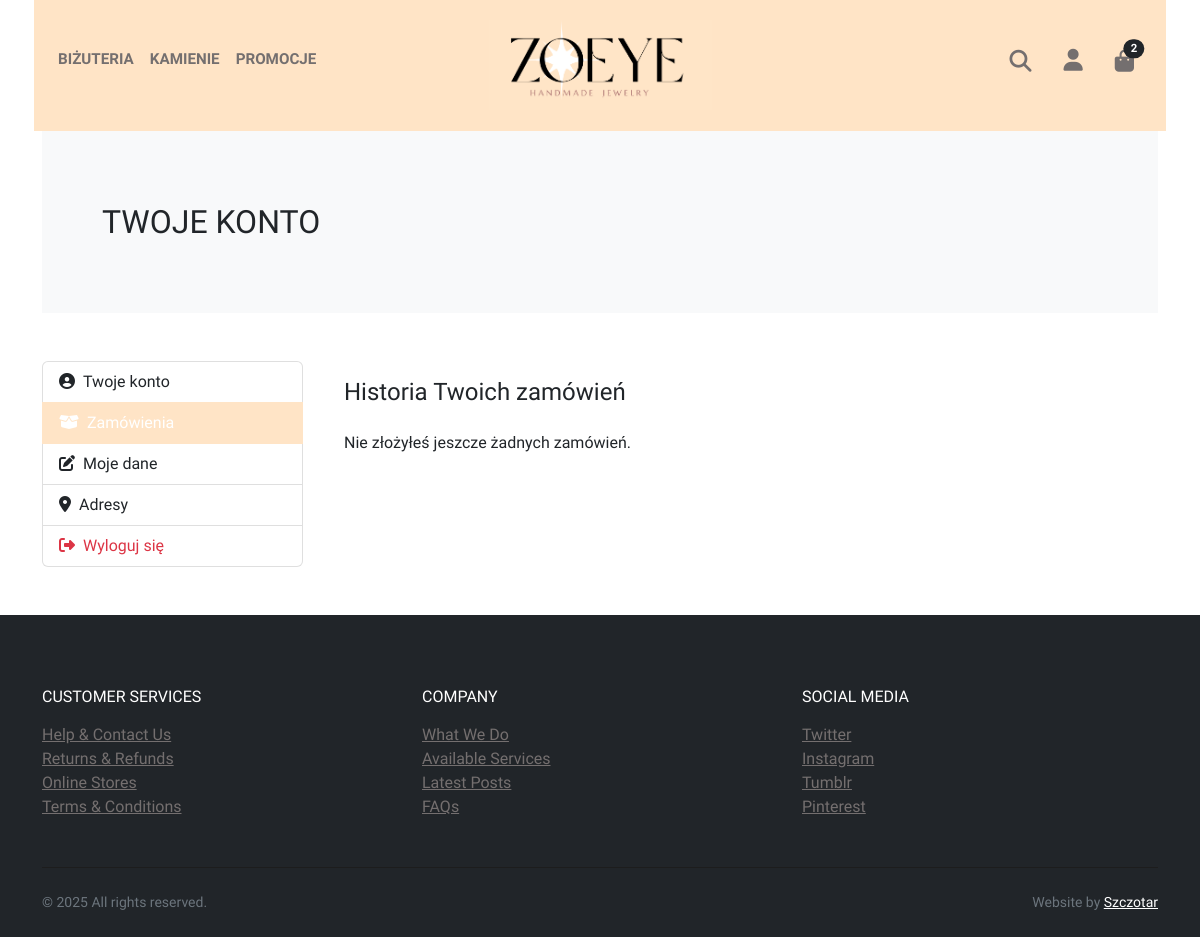
Before: /account/orders/ (signed in) with the older database file.
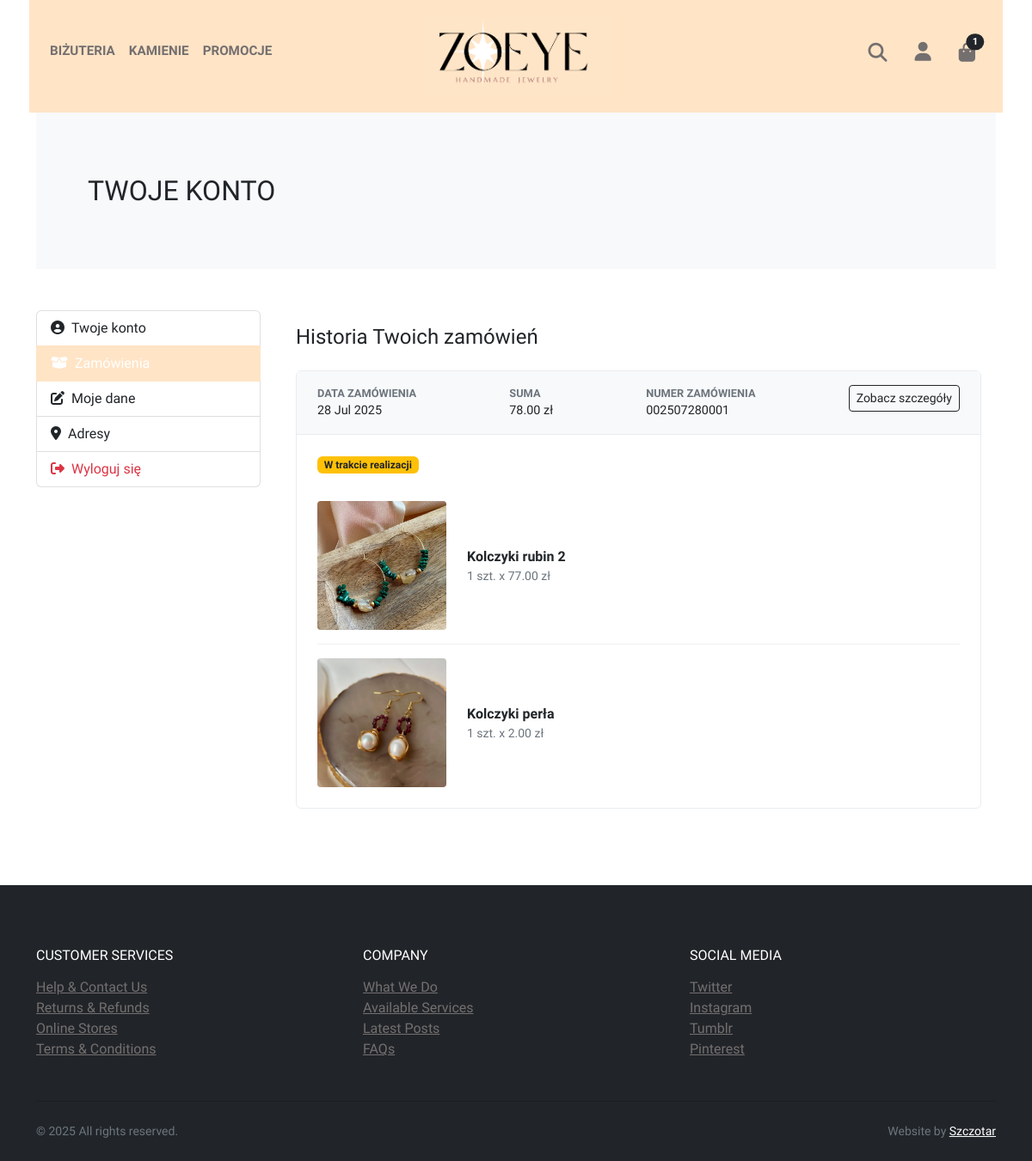
After: the same page with the newer database file.
### payment/models.py (models this page shows, shortened)
class Order(models.Model):
    user = models.ForeignKey(User, on_delete=models.CASCADE, null=True, blank=True)
    order_number = models.CharField(max_length=12, unique=True, editable=False)
    full_name = models.CharField(max_length=250)
    email = models.EmailField(max_length=250)
    shipping_address = models.TextField(max_length=15000)
    amount_paid = models.DecimalField(max_digits=7, decimal_places=2)
    date_ordered = models.DateTimeField(auto_now_add=True)
    shipped = models.BooleanField(default=False)
    date_shipped = models.DateTimeField(blank=True, null=True)
    payment_intent_id = models.CharField(max_length=255, blank=True, null=True)

class OrderItem(models.Model):
	order = models.ForeignKey(Order, on_delete=models.CASCADE, null=True)
	product = models.ForeignKey(Product, on_delete=models.CASCADE, null=True, blank=True)
	variation = models.ForeignKey(ProductVariation, on_delete=models.CASCADE, null=True, blank=True)
	user = models.ForeignKey(User, on_delete=models.CASCADE, null=True, blank=True)
	quantity = models.PositiveBigIntegerField(default=1)
	price = models.DecimalField(max_digits=7, decimal_places=2)

### store/models.py (models this page shows, shortened)
class Product(models.Model):
    GENDER_CHOICES = [
        ('unisex', 'Unisex'),
        ('women', 'Kobiety'),
        ('men', 'Mężczyźni'),
    ]
    name = models.CharField(max_length=100)
    price = models.DecimalField(default=0, decimal_places=2, max_digits=6) # Cena bazowa
    category = models.ForeignKey(Category, on_delete=models.CASCADE, default=1)
    description = models.CharField(max_length=2500, default='', blank=True, null = True)
    is_sale = models.BooleanField(default=False)
    sale_price = models.DecimalField(default=0, decimal_places=2, max_digits=6)
    stock = models.PositiveIntegerField(default=0)
    gender = models.CharField(max_length=10, choices=GENDER_CHOICES, default='unisex') # Filtr płci
    materials = models.ManyToManyField(Material, blank=True) # Filtr materiałów/kamieni
    def get_main_image(self):
        main_image = self.images.filter(order=0).first()
        if main_image:
            return main_image.image.url
        return None

class ProductImage(models.Model):
    product = models.ForeignKey(
        Product,
        on_delete=models.CASCADE,
        related_name='images'
    )
    image = models.ImageField(upload_to='product_images/')
    alt_text = models.CharField(max_length=255, blank=True)
    order = models.PositiveIntegerField(default=0)
    class Meta:
        ordering = ['order']

### store/views.py (the view)
# urls.py: path('account/orders/', views.order_history, name='order_history'),
@login_required
def order_history(request):
    orders = Order.objects.filter(user=request.user).order_by('-date_ordered')
    return render(request, 'order_history.html', {'orders': orders})

### cart/cart.py (called while the page is built)
    def __len__(self):
        return sum(self.cart.values())

### cart/context_processors.py (called while the page is built)
def cart(request):
	return {'cart': Cart(request)}

### store/context_processors.py (called while the page is built)
def site_data(request):
    return {
        'all_materials': Material.objects.all().order_by('name'),
        'all_categories': Category.objects.all().order_by('name'), # Możesz też dodać wszystkie kategorie
    }

def api_keys(request):
    return {
        'INPOST_KEY': settings.INPOST_KEY,
    }

### store/templates/order_history.html (shortened to what this page needs)
{% extends 'account_dashboard.html' %}
{% block account_content %}
<h4 class="card-title mb-4">Historia Twoich zamówień</h4>
{% if orders %}
    {% for order in orders %}
    <div class="order-card">
        <div class="order-header">
            <div class="order-header-item">
                <strong>Data zamówienia</strong>
                {{ order.date_ordered|date:"d M Y" }}
            </div>
            <div class="order-header-item">
                <strong>Suma</strong>
                {{ order.amount_paid|floatformat:2 }} zł
            </div>
            <div class="order-header-item">
                <strong>Numer zamówienia</strong>
                {{ order.order_number }}
            </div>
            <div class="order-header-item">
                <a href="{% url 'order_detail' order.id %}" class="btn btn-sm btn-outline-dark">Zobacz szczegóły</a>
            </div>
        </div>
        <div class="order-body">
            <h6 class="mb-3">
                {% if order.shipped %}
                    <span class="badge bg-success">Wysłane</span> {{ order.date_shipped|date:"d M Y" }}
                {% else %}
                    <span class="badge bg-warning text-dark">W trakcie realizacji</span>
                {% endif %}
            </h6>
            {% for item in order.orderitem_set.all %}
            <div class="order-item">
                {% with product=item.variation.product|default:item.product %}
                <img src="{{ product.get_main_image }}" alt="{{ product.name }}" class="order-item-image">
                <div class="order-item-details">
                    <a href="{% url 'product' product.id %}" class="text-dark text-decoration-none fw-bold">{{ product.name }}</a>
                    <p class="text-muted small mb-0">{{ item.quantity }} szt. x {{ item.price|floatformat:2 }} zł</p>
                </div>
                {% endwith %}
            </div>
            {% endfor %}
        </div>
    </div>
    {% endfor %}
{% else %}
    <p>Nie złożyłeś jeszcze żadnych zamówień.</p>
{% endif %}
{% endblock %}

### store/templates/account_dashboard.html (shortened to what this page needs)
{% extends 'base.html' %}
{% block content %}
<div class="container">
  <section class="py-5 bg-light">
    <div class="container">
      <div class="row px-4 px-lg-5 py-lg-4 align-items-center">
        <div class="col-lg-6">
          <h1 class="h2 text-uppercase mb-0">Twoje konto</h1>
        </div>
      </div>
    </div>
  </section>
</div>
<div class="container my-5">
    <div class="row">
        <div class="col-md-3">
            <div class="list-group">
                <a href="{% url 'account_dashboard' %}" class="list-group-item list-group-item-action {% if request.resolver_match.url_name == 'account_dashboard' %}active{% endif %}"><i class="fas fa-user-circle me-2"></i>Twoje konto</a>
                <a href="{% url 'order_history' %}" class="list-group-item list-group-item-action {% if request.resolver_match.url_name == 'order_history' or request.resolver_match.url_name == 'order_detail' %}active{% endif %}"><i class="fas fa-box-open me-2"></i>Zamówienia</a>
                <a href="{% url 'my_data' %}" class="list-group-item list-group-item-action {% if request.resolver_match.url_name == 'my_data' %}active{% endif %}"><i class="fas fa-edit me-2"></i>Moje dane</a>
                <a href="{% url 'account_addresses' %}" class="list-group-item list-group-item-action {% if request.resolver_match.url_name == 'account_addresses' %}active{% endif %}"><i class="fas fa-map-marker-alt me-2"></i>Adresy</a>
                <a href="{% url 'logout' %}" class="list-group-item list-group-item-action text-danger"><i class="fas fa-sign-out-alt me-2"></i>Wyloguj się</a>
            </div>
        </div>
        <div class="col-md-9">
            <div class="card">
                <div class="card-body">
                    {% block account_content %}{% endblock %}
                </div>
            </div>
        </div>
    </div>
</div>
{% endblock %}

### store/templates/base.html (shortened to what this page needs)
{% load static %}
<!DOCTYPE html>
<html lang="en">
    <head>
        <link href="https://cdn.jsdelivr.net/npm/bootstrap-icons@1.5.0/font/bootstrap-icons.css" rel="stylesheet" />
        <link rel="stylesheet" href="https://cdnjs.cloudflare.com/ajax/libs/font-awesome/4.7.0/css/font-awesome.min.css">
        <link rel="stylesheet" href="{% static 'css/bootstrap.min.css' %}">
        <link rel="stylesheet" href="{% static 'css/bootstrap-select.min.css' %}">
        <link href="{% static 'css/styles.css' %}" rel="stylesheet" />
        <link rel="stylesheet" href="{% static 'css/custom.css' %}">
          <link rel="stylesheet" href="https://cdnjs.cloudflare.com/ajax/libs/font-awesome/5.15.4/css/all.min.css" />
    </head>
    <body>
        {% include 'navbar.html' %}
        {% block content %}
        {% endblock %}
        {% include 'footer.html' %}
        {% include 'scripts.html' %}
</html>

### store/templates/navbar.html (shortened to what this page needs)
{% load static %}
<header class="header">
  <div class="container no-margin px-0 px-lg-1">
    <nav class="navbar navbar-expand-lg navbar-light my-higher-navbar position-relative" style="background-color: #FFE4C6;">
      <div class="d-flex justify-content-between align-items-center w-100">
        <div class="d-flex align-items-center">
          <div class="d-none d-lg-flex" id="navbarNavLarge">
            <ul class="navbar-nav">
              <li class="nav-item dropdown">
                <a class="nav-link dropdown-toggle" id="pagesDropdownLarge" href="#" data-bs-toggle="dropdown" aria-haspopup="true" aria-expanded="false">BIŻUTERIA</a>
              </li>
              <li class="nav-item dropdown">
                <a class="nav-link dropdown-toggle" id="stonesDropdownLarge" href="#" data-bs-toggle="dropdown" aria-haspopup="true" aria-expanded="false">KAMIENIE</a>
              </li>
              <li class="nav-item">
                <a class="nav-link" href="{% url 'home' %}">PROMOCJE</a>
              </li>
            </ul>
          </div>
        </div>
        <div class="d-flex align-items-center">
          <ul class="navbar-nav flex-row align-items-center">
            <li class="nav-item">
              <a class="nav-link" href="{% url 'search' %}">
                <i class="fas fa-search nav-icon-fa"></i>
              </a>
            </li>
<li class="nav-item dropdown ms-3">
  <a class="nav-link dropdown-toggle" id="userDropdown" href="#" role="button" data-bs-toggle="dropdown" aria-expanded="false">
    <i class="fas fa-user nav-icon-fa"></i>
  </a>
</li>
            <li class="nav-item ms-3">
              <a class="nav-link d-flex align-items-center" href="{% url 'cart_summary' %}">
                <div class="position-relative">
                  <i class="fas fa-shopping-bag nav-icon-fa"></i>
                  <span class="position-absolute top-0 start-100 translate-middle badge rounded-pill bg-dark {% if cart|length == 0 %}d-none{% endif %}" id="cart_quantity">{{ cart|length }}</span>
                </div>
              </a>
            </li>
          </ul>
        </div>
      </div>
      <a class="navbar-brand position-absolute top-50 start-50 translate-middle" href="{% url 'home' %}">
        <img src="{% static 'img/zoeye_logo.png' %}" alt="Zoeye">
      </a>
    </nav>
  </div>
</header>

### store/templates/footer.html
<footer class="bg-dark text-white">
        <div class="container py-4">
          <div class="row py-5">
            <div class="col-md-4 mb-3 mb-md-0">
              <h6 class="text-uppercase mb-3">Customer services</h6>
              <ul class="list-unstyled mb-0">
                <li><a class="footer-link" href="#">Help &amp; Contact Us</a></li>
                <li><a class="footer-link" href="#">Returns &amp; Refunds</a></li>
                <li><a class="footer-link" href="#">Online Stores</a></li>
                <li><a class="footer-link" href="#">Terms &amp; Conditions</a></li>
              </ul>
            </div>
            <div class="col-md-4 mb-3 mb-md-0">
              <h6 class="text-uppercase mb-3">Company</h6>
              <ul class="list-unstyled mb-0">
                <li><a class="footer-link" href="#">What We Do</a></li>
                <li><a class="footer-link" href="#">Available Services</a></li>
                <li><a class="footer-link" href="#">Latest Posts</a></li>
                <li><a class="footer-link" href="#">FAQs</a></li>
              </ul>
            </div>
            <div class="col-md-4">
              <h6 class="text-uppercase mb-3">Social media</h6>
              <ul class="list-unstyled mb-0">
                <li><a class="footer-link" href="#">Twitter</a></li>
                <li><a class="footer-link" href="#">Instagram</a></li>
                <li><a class="footer-link" href="#">Tumblr</a></li>
                <li><a class="footer-link" href="#">Pinterest</a></li>
              </ul>
            </div>
          </div>
          <div class="border-top pt-4" style="border-color: #1d1d1d !important">
            <div class="row">
              <div class="col-lg-6">
                <p class="small text-muted mb-0">&copy; 2025 All rights reserved.</p>
              </div>
              <div class="col-lg-6 text-lg-right">
                <p class="small text-muted mb-0">Website by <a class="text-white reset-anchor" href="" target="_blank">Szczotar</a></p>
              </div>
            </div>
          </div>
        </div>
      </footer>

### store/templates/scripts.html (shortened to what this page needs)
{% load static %}
<link rel="stylesheet" href="https://cdnjs.cloudflare.com/ajax/libs/font-awesome/6.5.1/css/all.min.css" />

### static/css/custom.css (style rules this page uses)
.navbar-brand img { height: 130px; width: auto; max-height:100%; vertical-align: middle; }
.my-higher-navbar { padding-top: 40px; padding-bottom: 50px; }
.nav-item .nav-link.dropdown-toggle { padding-top: 2-px; padding-bottom: 10px; }
.nav-item .nav-link.dropdown-toggle::after { display: none; content: none; border: none; }
.nav-icon-fa { font-size: 22px; color: rgb(116, 111, 111); transition: color 0.3s ease; vertical-align: middle; }
#userDropdown::after { display: none; }
.navbar-brand img { height: 90px; max-height: 90%; width: auto; }
.navbar-brand.position-absolute { z-index: 10; }

### store/templates/order_history.html (style rules this page uses)
.order-card { border: 1px solid #e9ecef; border-radius: 0.375rem; margin-bottom: 1.5rem; }
.order-header { background-color: #f8f9fa; padding: 1rem 1.5rem; border-bottom: 1px solid #e9ecef; display: flex; justify-content: space-between; flex-wrap: wrap; gap: 1rem; }
.order-header-item { font-size: 0.9rem; }
.order-header-item strong { display: block; font-size: 0.8rem; color: #6c757d; text-transform: uppercase; }
.order-body { padding: 1.5rem; }
.order-item { display: flex; align-items: center; padding: 1rem 0; border-bottom: 1px solid #f1f1f1; }
.order-item:last-child { border-bottom: none; padding-bottom: 0; }
.order-item-image { width: 150px; height: 150px; object-fit: cover; border-radius: 0.25rem; margin-right: 1.5rem; }
.order-item-details { flex-grow: 1; }

Changed rows visible on the page:
added Order: date_ordered "28 Jul 2025", amount_paid "78.00", order_number "002507280001", shipped "W trakcie realizacji"
added OrderItem: variation.get_main_image (picture), variation.name "Kolczyki rubin 2", quantity "1", price "77.00"
added OrderItem: variation.get_main_image (picture), variation.name "Kolczyki perła", quantity "1", price "2.00"
Other visible differences:
{{ cart|length }}: "2" → "1"
text no longer shown: "Nie złożyłeś jeszcze żadnych zamówień."
